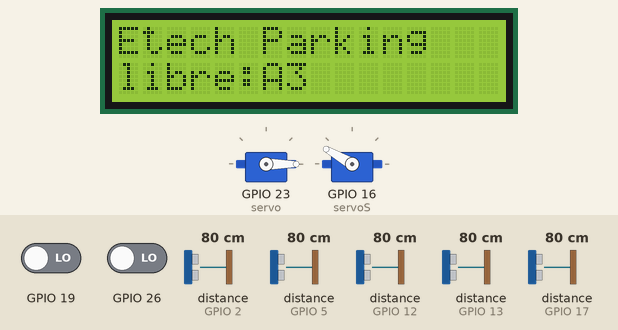
Simulated run of this sketch. Board: ESP32. Shown: 16×2 character LCD, 2 × servo. Wiring (inferred from the names in the program): 5 × ultrasonic range finder: trigger GPIO 4, echo GPIO 5 / trigger GPIO 15, echo GPIO 17 / trigger GPIO 18, echo GPIO 2 / trigger GPIO 25, echo GPIO 13 / trigger GPIO 32, echo GPIO 12. Inputs (shaded band) come from the test bench; at power-on: distance to the obstacle (sensors on GPIO 12, GPIO 2, GPIO 5, GPIO 13, GPIO 17) 80 cm, GPIO 19 LOW, GPIO 26 LOW. The echo pulse lasts 58.3 µs per cm; WiFi joins after 1.5 s; servers stay silent unless stated; what the sketch prints to the serial monitor is not drawn.

Above: at 2.7 s.
2.8 s: distance to the obstacle (sensor on GPIO 12) set to 2 cm
At 4.1 s:
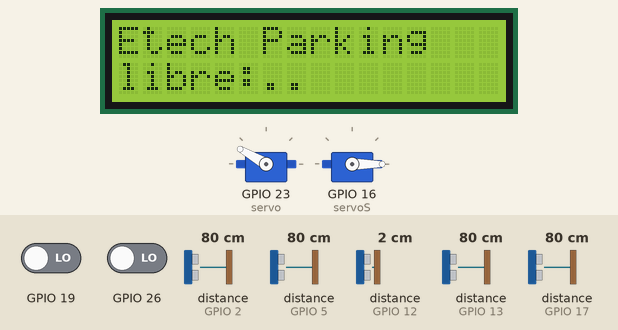
5.7 s: GPIO 19 driven HIGH
At 7.8 s:
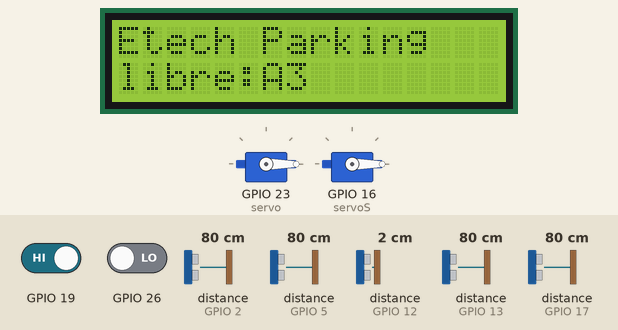
8.8 s: GPIO 26 driven HIGH
At 10.4 s:
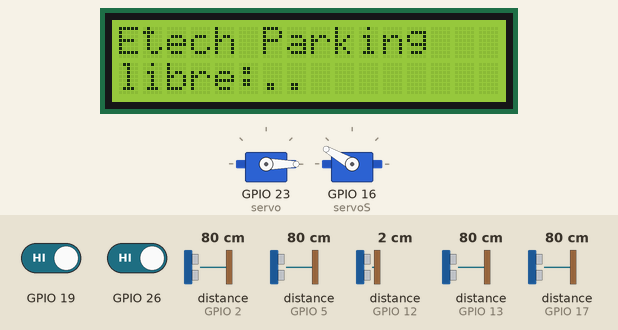
14.2 s: GPIO 19 driven LOW
At 17.3 s:
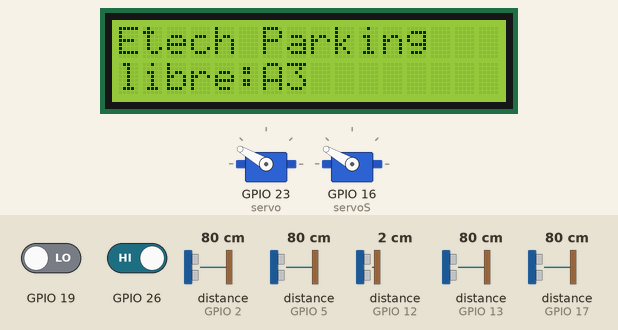
18.3 s: GPIO 26 driven LOW
At 20.4 s:
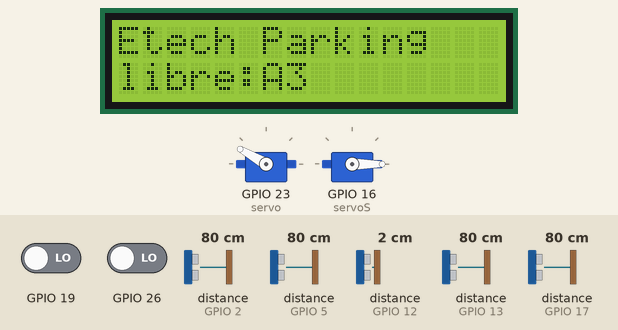
Timing chart, 0 to 21.9 s (numbered marks = the images above; inputs shaded):
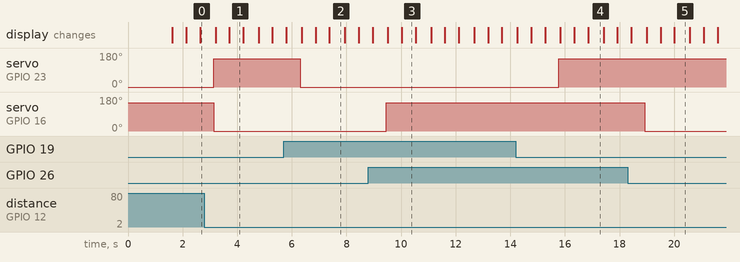

The sketch:

apisysteme_version_30.08.2022.ino
```cpp
//conexion wifi
#include <WiFi.h>
//recuperer le time
#include <NTPClient.h>
#include <WiFiUdp.h>
//requettes
#include <HTTPClient.h>
//format json
#include <ArduinoJson.h>
//inclusion cervo
#include <Servo.h>
//lcd
#include <LiquidCrystal_I2C.h>
//inclusion ultrasonic
#define SOUND_SPEED 0.034
#define CM_TO_INCH 0.393701

//connexion wifi
const char* ssid = "TKE";
const char* password =  "12345678910"; // Wifi Password
//const char* serverName = "http://172.20.10.6:5000/parking"; http://192.168.43.15:5000/parking, http://192.168.43.15:5000/parking
const char* serverName = "http://192.168.43.15:5000/parking";

unsigned long lastTime = 0;
unsigned long timerDelay = 5000;

// Define NTP Client to get time
WiFiUDP ntpUDP;
NTPClient timeClient(ntpUDP);

// Variables to save date and time
String formattedDate;
String dayStamp;
String timeStamp;

//places parking
int parking_id1=1;
int parking_id2=2;
//place 1
int slot_id1=1;
String slot_type1="voiture";
int slot_status_libre=0;
int slot_status_ocuupe=1;

//place 2
int slot_id2=2;
String slot_type2="voiture";

//place 3
int slot_id3=3;
String slot_type3="Handicape";


// set the LCD number of columns and rows
int lcdColumns = 16;
int lcdRows = 2;

// set LCD address, number of columns and rows
// if you don't know your display address, run an I2C scanner sketch
LiquidCrystal_I2C lcd(0x3F, lcdColumns, lcdRows);
//ultrasonic

const int trigPin2 = 15;
const int echoPin2 = 17;

const int trigPin3 = 32;
const int echoPin3 = 12;

const int trigPin4 = 25;
const int echoPin4 = 13;

const int trigPin5 =4 ;
const int echoPin5 = 5;

const int trigPin6 =18 ;
const int echoPin6 = 2;

long duration1;
float distanceCm1;
float distanceInch1;

//DETECTEUR D'obstacle sortie

int capteurS = 26;
int detection = HIGH;

//DETECTEUR D'obstacle entree

int capteurE = 19;

/*const int trigPinE = 27;
const int echoPinE = 19;


const int trigPinS = 33;
const int echoPinS = 26;*/

//servo
static const int servo =23;
static const int servoS =16;
Servo servo1;
Servo servo2;
//tableu

int p[3];
int state[3];
String tab[3];
int p4;
int p5;


void setup() {

  Serial.begin(115200);
  tab[0]="..";
  tab[1]="..";
  tab[2]="..";
   // initialize LCD
  lcd.init();
  // turn on LCD backlight
  lcd.backlight();
    lcd.setCursor(0, 0);
  lcd.print("Etech Parking");
   //servo
   servo1.attach(servo);
   servo2.attach(servoS);
   fermer_portail();
   fermer_portailS();
    WiFi.begin(ssid, password);
  Serial.println("Connecting");
  while(WiFi.status() != WL_CONNECTED) {
    delay(500);
    Serial.print(".");
  }
  // Initialize a NTPClient to get time
  timeClient.begin();
  timeClient.setTimeOffset(3600);
}

void loop() {
  // req();
  p[0]=statut_place(trigPin2,echoPin2);
  p[1]=statut_place(trigPin3,echoPin3);
  p[2]=statut_place(trigPin4,echoPin4);
  p4=statut_place(trigPin5,echoPin5);
  p5=statut_place(trigPin6,echoPin6);
  lcd.setCursor(0, 0);
  lcd.print("Etech Parking");
  if (p[0]==0){
  tab[0]="A1";
  }
  if (p[1]==0){
  tab[1]="A2";
  }
  if (p[2]==0){
  tab[2]="A3";
  }
  if(tab[0]==".." && tab[1]==".."&& tab[2]==".."){
    lcd.setCursor(0,1);
    lcd.print("plein...");
    }
    else {
  for (int y=0;y<3;y++){
  lcd.setCursor(0,1);
  lcd.print("libre:"+tab[y]);
  delay(500);
  }
    }
  tab[0]="..";
  tab[1]="..";
  tab[2]="..";

   if (capteur_enter(capteurS)==1 )
  {
   ouvrir_portailS();
   }else {
    fermer_portailS();
    }

   if (capteur_enter(capteurE)==1 && nombre_place_libre(p)>=1 )
  {
   ouvrir_portail();
   }
   else {
    fermer_portail();
   }
 if (p[0]!=statut_place(trigPin2,echoPin2)){
  if (p[0]==0){
     req(parking_id1,slot_id1,slot_status_ocuupe,slot_type1 );
         }
   else{

       req(parking_id1,slot_id1,slot_status_libre,slot_type1 );
    }
}

 if (p[1]!=statut_place(trigPin3,echoPin3)){
  if (p[1]==0){
    req(parking_id1,slot_id2,slot_status_ocuupe,slot_type2 );
         }
   else{

      req(parking_id1,slot_id2,slot_status_libre,slot_type2 );
    }
    }
    if (p[2]!=statut_place(trigPin4,echoPin4)){
  if (p[2]==0){
    req(parking_id1,slot_id3,slot_status_ocuupe,slot_type3 );
            }
   else{

      req(parking_id1,slot_id3,slot_status_libre,slot_type3 );
    }
    }
    if (p4!=statut_place(trigPin5,echoPin5)){
  if (p4==0){
    req(parking_id2,slot_id1,slot_status_ocuupe,slot_type1 );
            }
   else{

      req(parking_id2,slot_id1,slot_status_libre,slot_type1 );
    }
    }

if (p5!=statut_place(trigPin6,echoPin6)){
  if (p5==0){
    req(parking_id2,slot_id2,slot_status_ocuupe,slot_type1 );
            }
   else{

      req(parking_id2,slot_id2,slot_status_libre,slot_type1 );
    }
    }
/*
if (p[0]!=statut_place(trigPin2,echoPin2)){
  if (p[0]==0){
    req(parking_id1,slot_id1,slot_status_libre1,slot_type1 );
         }
   else{
      req(parking_id1,slot_id1,slot_status_ocuupe1,slot_type1 );
    }
}

 if (p[1]!=statut_place(trigPin3,echoPin3)){
  if (p[1]==0){
    req(parking_id1,slot_id2,slot_status_libre2,slot_type2 );
         }
   else{
      req(parking_id1,slot_id2,slot_status_ocuupe2,slot_type2 );
    }
    }
    if (p[2]!=statut_place(trigPin4,echoPin4)){
  if (p[2]==0){
    req(parking_id1,slot_id3,slot_status_libre3,slot_type3 );
         }
   else{
      req(parking_id1,slot_id3,slot_status_ocuupe3,slot_type3 );
    }
    }*/
}


//fonctions

int capteur_enter(int capteur){

  pinMode(capteur, INPUT);

  detection = digitalRead(capteur);
  if (detection == LOW){
   return 1;
  } else {
    return 0;
  }
}


//servo

void ouvrir_portail(){
  servo1.write(150);
 // delay(500);
}

void fermer_portail(){
  //delay(500);
        servo1.write(0);
}

void ouvrir_portailS(){
  servo2.write(0);
  // delay(500);
}

void fermer_portailS(){
       // delay(500);
        servo2.write(150);
}


//capteur ultra sonic
int statut_place(int trigPin1, int echoPin1){
  pinMode(trigPin1, OUTPUT);
  pinMode(echoPin1, INPUT);


  digitalWrite(trigPin1, LOW);
  delayMicroseconds(2);

  digitalWrite(trigPin1, HIGH);
  delayMicroseconds(10);
  digitalWrite(trigPin1, LOW);


  duration1 = pulseIn(echoPin1, HIGH);
  distanceCm1 = duration1 * SOUND_SPEED/2;
  distanceInch1 = distanceCm1 * CM_TO_INCH;

  if (distanceCm1<=10){
    return 1;
    }
  else{
    return 0  ;
  }

  }


int nombre_place_libre(int parking[3]){

  int nb_libre=0;
  for (int i =0;i<3;i++){
   if (parking[i]==0){
    nb_libre=nb_libre+1;
    }

    }
return nb_libre;

}

int nombre_place_occupe(bool parking[3]){

  int nb_occupe=0;
  for (int i =0;i<3;i++){
   if (parking[i]==1){
    nb_occupe=nb_occupe+1;
    }

    }
return nb_occupe;

}
//time


String temps(){
   while(!timeClient.update()) {
    timeClient.forceUpdate();
  }
  // 2018-05-28T16:00:13Z
  // We need to extract date and time
  formattedDate = timeClient.getFormattedDate();
  return formattedDate;
  }

//requettes
void req(int pa,int si,int ss,String st ){
  //Send an HTTP POST request every 10 minutes
  if ((millis() - lastTime) > timerDelay) {
    //Check WiFi connection status
    if(WiFi.status()== WL_CONNECTED){
      // Your Domain name with URL path or IP address with path
      //http.begin(client, serverName);
      while(!timeClient.update()) {
    timeClient.forceUpdate();
  }
  // 2018-05-28T16:00:13Z
  // We need to extract date and time
  formattedDate = timeClient.getFormattedDate();

WiFiClient client;  // or WiFiClientSecure for HTTPS
HTTPClient http;
// Send request
http.begin(client, serverName);
http.addHeader("Content-Type", "application/json");
DynamicJsonDocument doc(2048);
doc["parking_id"] =pa;
doc["slot_id"] =si;
doc["door_id"] ="";
doc["slot_status"] = ss;
doc["slot_type"] = st;
doc["door_status"] ="";
doc["created_at"] ="";
/*//doc["created_at"] =temps() ;
//doc["parking_id"] =p;
doc["parking_id"] =1;
doc["slot_id"] =1;
doc["door_id"] =1;
doc["slot_status"] =1;
doc["slot_type"] = "";
doc["door_status"] ="";
doc["created_at"] = "";
//doc["parking_id"] =p;*/

// Serialize JSON document
String json;
serializeJson(doc, json);

http.POST(json);

// Read response
Serial.print(http.getString());

// Disconnect
http.end();
    }
    else {
      Serial.println("WiFi Disconnected");
    }
    lastTime = millis();
  }
}


//lcd
/*void afficher(){
  lcd.setCursor(0, 0);
  lcd.print("etech Parking");
  if (p[0]==0){
    lcd.setCursor(0, 0);
    lcd.print("libre:A1");
  }
  if (p[1]==0){
   lcd.setCursor(0, 0);
  lcd.print("libre:A2");
  }
  if (p[2]==0){
   lcd.setCursor(0, 0);
  lcd.print("libre:A3");
  }
  if(p[0]==1 && p[1]==1&& p[2]==1){
    lcd.setCursor(0,1);
    lcd.print("plein...");
    }
  }
*/


//ancien affichage  dans le loop


 /* state[0]=p[0];
  state[1]=p[0];
  state[2]=p[0];
  if(p[0]==1 && p[1]==1&& p[2]==1){
    lcd.setCursor(0,1);
    lcd.print("*****plein******");
    }
    else{
  if (p[0]==0){
    lcd.setCursor(0, 1);
    lcd.print("libre:      ,A1 ");
  }
  if (p[1]==0){
   lcd.setCursor(0, 1);
  lcd.print("libre:   A2,    ");
  }
  if (p[2]==0){
   lcd.setCursor(0, 1);
  lcd.print("libre:A3,        ");

  }
   }*/

 //test capteurs


   /*Serial.println("PLACE 1");
Serial.println(statut_place(trigPin2,echoPin2));
Serial.println("PLACE 2");
Serial.println(statut_place(trigPin3,echoPin3));
Serial.println("PLACE 3");
Serial.println(statut_place(trigPin4,echoPin4));
Serial.println("PLACE 4");
Serial.println(statut_place(trigPin5,echoPin5));
Serial.println("PLACE 5");
Serial.println(statut_place(trigPin6,echoPin6));
Serial.println("Porte Entree");
Serial.println(capteur_enter(capteurE));
Serial.println("Porte sortie");
Serial.println(capteur_enter(capteurS));
delay(500);*/
```

Measured:
- after the input at 2.8 s, the display: first differs from a run without the input after 0.91 s (image 1)
- after the input at 5.7 s, servo on GPIO 23 (servo): 150° → 0° after 0.60 s
- after the input at 8.8 s, servo on GPIO 16 (servoS): 0° → 150° after 0.66 s
- after the input at 14.2 s, servo on GPIO 23 (servo): 0° → 150° after 1.6 s
- after the input at 18.3 s, servo on GPIO 16 (servoS): 150° → 0° after 0.63 s
- what the display in image 1 shows lasts 0.5 s, from 3.7 s to 4.2 s
- what the display in image 2 shows lasts 0.5 s, from 7.4 s to 7.9 s
